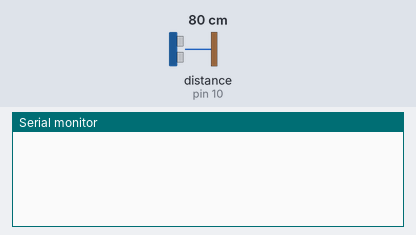
The sketch below on a simulated Arduino Uno, built with avr-gcc and run on an emulated ATmega328P. Parts: the last lines printed to the serial monitor. Wiring (inferred from the names in the program): ultrasonic range finder: trigger pin 9; echo pin 10. The inputs (shaded band) are chosen by the test bench; at power-on: distance to the obstacle (sensor on pin 10) 80 cm. The echo pulse lasts 58.3 µs per cm.

Above: at 1.3 s.
1.4 s: distance to the obstacle (sensor on pin 10) set to 2 cm
At 2.3 s:
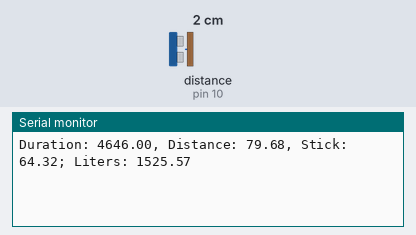
4.4 s: distance to the obstacle (sensor on pin 10) set to 4 cm
At 4.9 s:
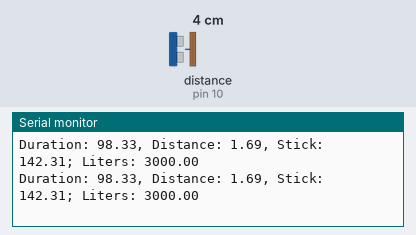
Timing chart, 0 to 7.4 s (numbered marks = the images above; inputs shaded):
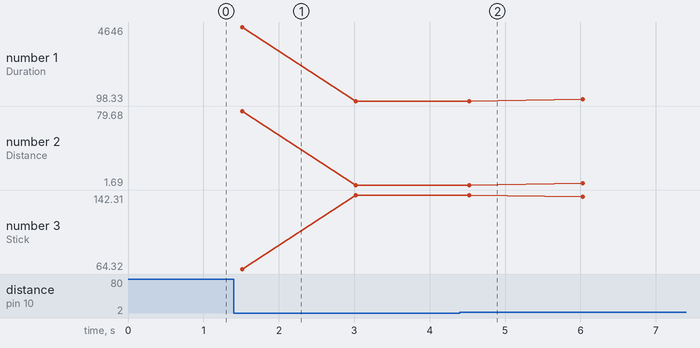

Measured:
- plotted number 1: 98.33 → 215.33 after the input at 4.4 s
- plotted number 2: 1.69 → 3.69 after the input at 4.4 s
- plotted number 3: 142.31 → 140.31 after the input at 4.4 s

The sketch:

Distance-HC-SR04.ino
```cpp
const int trigPin = 9;
const int echoPin = 10;

const int samples = 3;
const int time_delay = 500;
const int ceiling = 144;

float duration, distance, stick, liters;
int tranch;

const float liters_table[] = {
0,
3.5527328462448,
10.0247326637267,
18.3725529464608,
28.2183707163832,
39.3410291761309,
51.5894296250806,
64.8512518469467,
79.0383716964191,
94.0789905505373,
109.91295336688,
126.488761712572,
143.761564449007,
161.69174861514,
180.243917421517,
199.386128134566,
219.089310343002,
239.32681298639,
260.07404553232,
281.308189439568,
303.007963055353,
325.153427791659,
347.725826648087,
370.707448406554,
394.081512435341,
417.83207021062,
441.943920526747,
466.40253601196,
491.193999054705,
516.304945620071,
541.722515725553,
567.434309571892,
593.428348503432,
619.693040114645,
646.217146933477,
672.989758204295,
700.00026436809,
727.238333898943,
754.693892206211,
782.357102353728,
810.218347382084,
838.268214049181,
866.497477828712,
894.897089026865,
923.458159895046,
952.171952631289,
981.029868175764,
1010.0234357166,
1039.14430283168,
1068.38422619995,
1097.73506282297,
1127.18876170313,
1156.73735593039,
1186.37295513379,
1216.08773825783,
1245.87394662738,
1275.72387726737,
1305.6298764465,
1335.58433341577,
1365.57967431509,
1395.60835622234,
1425.66286132079,
1455.73569116171,
1485.81936099999,
1515.90639418122,
1545.98931655889,
1576.06065092107,
1606.11291140557,
1636.13859788279,
1666.13019028501,
1696.08014286057,
1725.98087833044,
1755.82478192416,
1785.60419527079,
1815.31141011929,
1844.93866186104,
1874.47812282557,
1903.92189531813,
1933.2620043653,
1962.49039013188,
1991.59889996877,
2020.57928004784,
2049.42316653488,
2078.12207624681,
2106.66739673293,
2135.05037571322,
2163.26210979838,
2191.29353240684,
2219.13540078288,
2246.77828200736,
2274.21253787693,
2301.42830851038,
2328.41549451939,
2355.16373755613,
2381.66239902075,
2407.900536676,
2433.86687887403,
2459.54979604855,
2484.93726906335,
2510.01685393155,
2534.77564232584,
2559.20021718358,
2583.27660256515,
2606.99020674099,
2630.32575725073,
2653.26722638063,
2675.79774512153,
2697.89950316718,
2719.5536318491,
2740.74006601442,
2761.4373796459,
2781.62258835655,
2801.2709095543,
2820.35546772896,
2838.84692743029,
2856.71302919873,
2873.91799247094,
2890.42173164463,
2906.17880211966,
2921.13694265572,
2935.23498903259,
2948.39975791085,
2960.54113248609,
2971.54373270813,
2981.25129727342,
2989.43254072289,
2995.68301629862,
3000,
  };
const int liters_table_size = 127;

void setup() {
 pinMode(trigPin, OUTPUT);
 pinMode(echoPin, INPUT);
 Serial.begin(9600);
}

void loop() {

  duration = 0;
  for(int i=0; i<samples; i++) {
    digitalWrite(trigPin, LOW);
    delayMicroseconds(2);
    digitalWrite(trigPin, HIGH);
    delayMicroseconds(10);
    digitalWrite(trigPin, LOW);
    duration += pulseIn(echoPin, HIGH);
    delay(time_delay);
  }
  duration /= samples;

  distance = (duration*.0343)/2;
  stick = ceiling-distance;
  if(stick < 0) {
    liters = 0;
  } else if(stick >= liters_table_size) {
    liters = 3000;
  } else {
    tranch = stick;
    liters = liters_table[tranch] + (liters_table[tranch+1] - liters_table[tranch])*(stick - tranch);
  }


  Serial.print("Duration: ");
  Serial.print(duration);
  Serial.print(", Distance: ");
  Serial.print(distance);
  Serial.print(", Stick: ");
  Serial.print(stick);
  Serial.print("; Liters: ");
  Serial.println(liters);

}
```
